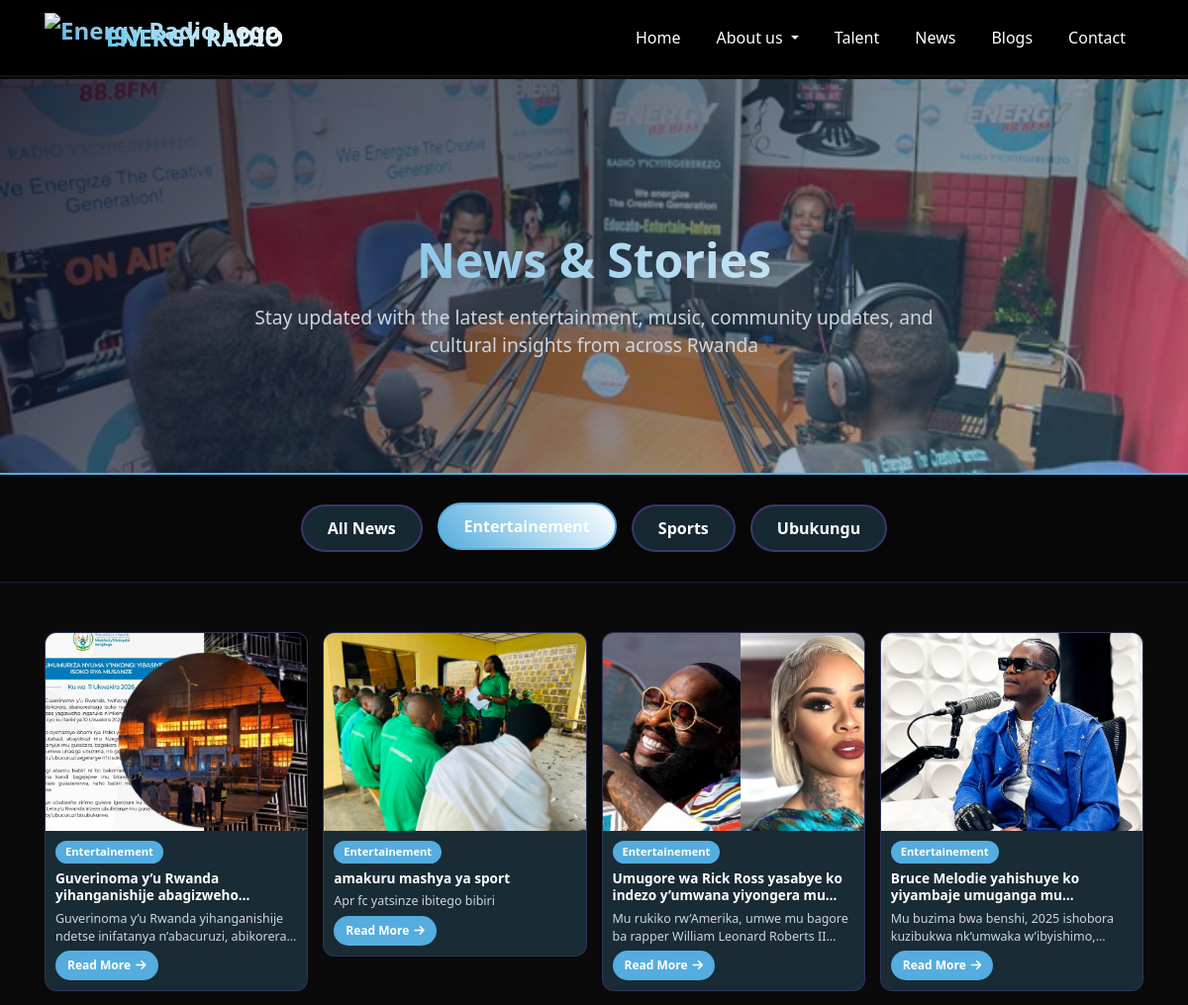
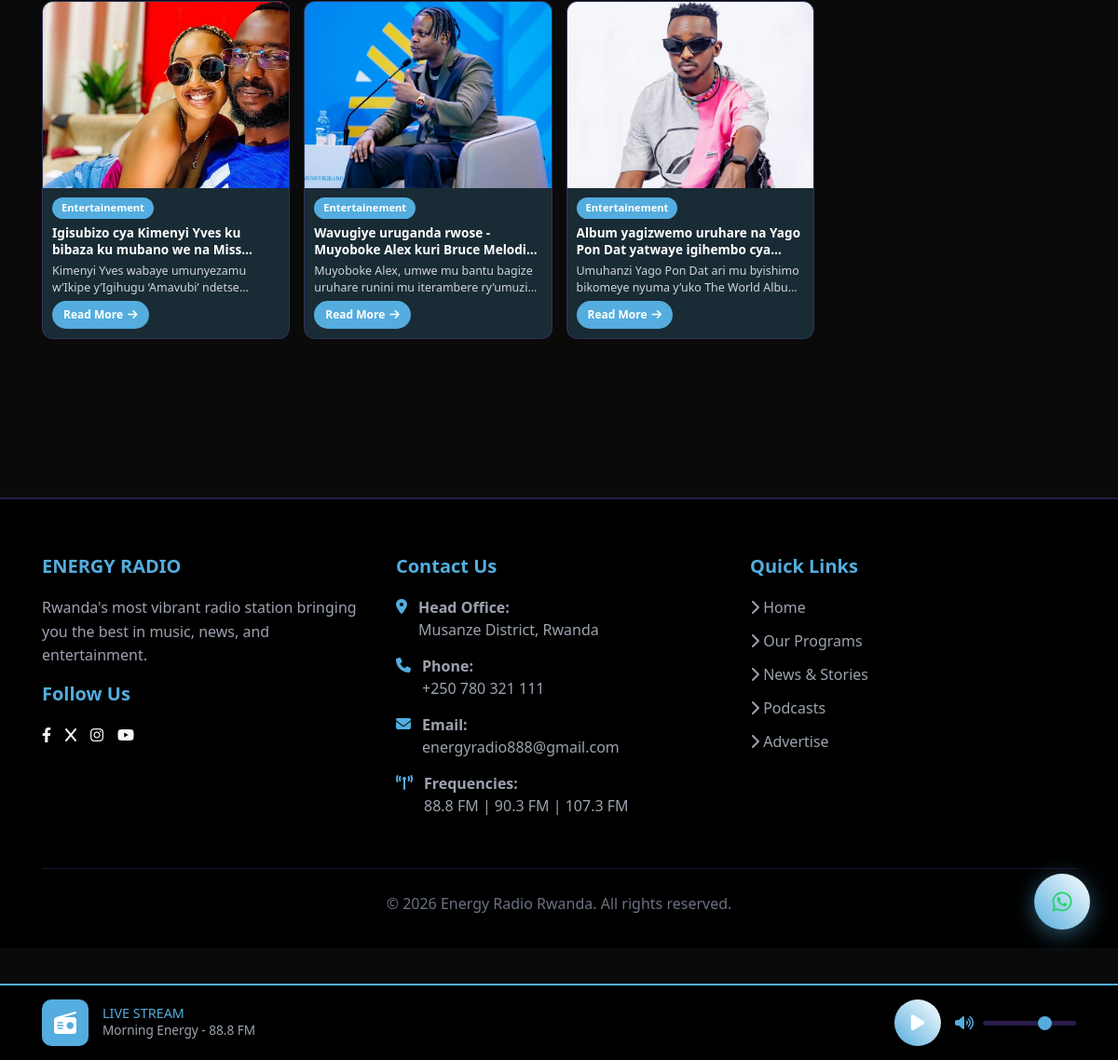
The app's page /news?category=Entertainement with its own data (2 pictures, top to bottom).
### main/models.py (models this page shows, shortened)
class Category(models.Model):
    name = models.CharField(max_length=100, verbose_name="name")
    slug = models.SlugField(max_length=100, unique=True, verbose_name="Slug")
    description = models.TextField(blank=True, null=True, verbose_name="Description")
    icon = models.CharField(max_length=50, blank=True, null=True, verbose_name="Icon")
    created_at = models.DateTimeField(auto_now_add=True)
    updated_at = models.DateTimeField(auto_now=True)
    class Meta:
        verbose_name = "Article Category"
        verbose_name_plural = "Article Categories"
        ordering = ['name']

class Article(models.Model):
    STATUS_CHOICES = [
        ('published', 'Published'),
        ('draft', 'Draft'),
        ('archived', 'Archived'),
    ]
    title = models.CharField(max_length=200, verbose_name="Title")
    category = models.ForeignKey(Category, on_delete=models.SET_NULL, null=True, related_name='articles', verbose_name="Category")
    excerpt = models.TextField(blank=False, null=False, verbose_name="Sub content")
    content = models.TextField(blank=False, null=False, verbose_name="Full Content")
    image = models.ImageField(upload_to='articles/', blank=False, null=False, verbose_name="Cover Image")
    status = models.CharField(max_length=20, choices=STATUS_CHOICES, default='draft', verbose_name="Status")
    author = models.ForeignKey(settings.AUTH_USER_MODEL, on_delete=models.SET_NULL, null=True, blank=False, related_name='articles', verbose_name="Author")
    created_at = models.DateTimeField(auto_now_add=True)
    updated_at = models.DateTimeField(auto_now=True)
    class Meta:
        verbose_name = "Article"
        verbose_name_plural = "Articles"
        ordering = ['-created_at']

### main/views.py (the view)
# urls.py: path('news', views.news, name="news"),
def news(request):
    template_name="news.html"
    categories = Category.objects.all()
    selected_category = request.GET.get('category', None)
    articles = Article.objects.filter(status='published').order_by('-created_at')
    if selected_category:
        articles = articles.filter(category__name__iexact=selected_category)
    context = {
        "categories": categories,
        "articles": articles,
        "selected_category": selected_category,
    }
    return render(request, template_name, context)

### templates/news.html (shortened to what this page needs)
{% extends "base.html" %}
{% load static %}
{% block extra_head %}
<link rel="stylesheet" href="{% static 'css/news.css' %}">
{% endblock extra_head %}
{% block content %}
    <div class="page-header">
        <div class="container">
            <h1>News & Stories</h1>
            <p>Stay updated with the latest entertainment, music, community updates, and cultural insights from across Rwanda</p>
        </div>
    </div>
    <div class="category-filter">
        <div class="container">
            <div class="filter-buttons">
                <a href="{% url 'news' %}" class="filter-btn {% if not selected_category %}active{% endif %}">All News</a>
                {% for category in categories %}
                <a href="{% url 'news' %}?category={{ category.name }}" class="filter-btn {% if selected_category|lower == category.name|lower %}active{% endif %}">{{ category.name }}</a>
                {% endfor %}
            </div>
        </div>
    </div>
    <section class="news-section">
        <div class="container">
            <div class="news-grid" id="newsGrid">
                {% if articles %}
                {% for article in articles %}
                <div class="news-card" data-category="{{ article.category.name|lower }}">
                    <img src="{{ article.image.url }}" alt="{{ article.title }}">
                    <div class="news-card-body">
                        <span class="news-badge {{ article.category.name|lower }}">{{ article.category.name }}</span>
                        <h5>{{ article.title }}</h5>
                        <p>{{ article.excerpt }}</p>
                        <a href="{% url 'article_detail' article.pk %}" class="btn-read-more">Read More <i class="fas fa-arrow-right"></i></a>
                    </div>
                </div>
                {% endfor %}
                {% else %}
                <div style="grid-column: 1/-1; text-align: center; padding: 50px;">
                    <p style="font-size: 1.2rem; color: #999;">No articles found in this category.</p>
                </div>
                {% endif %}
        </div>
    </section>
{% endblock content %}

### static/css/styles.css (style rules this page uses)
:root { --primary-color: #54adde; --secondary-color: white; --dark-bg: #1a0b2e; --card-bg: rgba(139, 92, 246, 0.1); }
body { font-family: 'Segoe UI', Tahoma, Geneva, Verdana, sans-serif; background: #0a0a0a; color: #ffffff; min-height: 100vh; padding-bottom: 120px; }
.news-grid { display: grid; grid-template-columns: repeat(auto-fill, minmax(220px, 1fr)); gap: 15px; margin-bottom: 40px; align-items: start; }
.news-card { background: rgba(84, 173, 222, 0.2); border: 1px solid rgba(139, 92, 246, 0.2); border-radius: 12px; overflow: hidden; transition: all 0.3s; display: flex; flex-direction: column; }
.news-card img { width: 100%; height: 200px; object-fit: cover; }
.news-card-body { padding: 10px; display: flex; flex-direction: column; gap: 6px; }
.news-badge { background: #54adde; color: white; padding: 3px 10px; border-radius: 20px; font-size: 0.7rem; font-weight: 600; display: inline-block; width: fit-content; }
.news-card h5 { font-weight: bold; font-size: 0.85rem; line-height: 1.3; margin: 0; display: -webkit-box; -webkit-line-clamp: 2; -webkit-box-orient: vertical; overflow: hidden; }
.news-card p { color: #d1d5db; font-size: 0.78rem; line-height: 1.4; margin: 0; display: -webkit-box; -webkit-line-clamp: 2; -webkit-box-orient: vertical; overflow: hidden; }
.btn-read-more { background: #54adde; border: none; color: white; padding: 6px 12px; border-radius: 20px; transition: all 0.3s; text-decoration: none; display: inline-flex; align-items: center; gap: 5px; font-weight: 600; font-size: 0.75rem; width: fit-content; }

### static/css/news.css (style rules this page uses)
.page-header { margin-top: 80px; padding: 90px 0 50px; min-height: 400px; display: flex; align-items: center; background: linear-gradient(135deg, rgba(10, 10, 30, 0.85), rgba(84, 173, 222, 0.3)), url('../images/journalist.jpg'); background-size: cover; background-position: center; text-align: center; border-bottom: 2px solid #54adde; }
.page-header h1 { font-size: 3rem; font-weight: bold; margin-bottom: 15px; background: linear-gradient(45deg, #54adde, white); -webkit-background-clip: text; -webkit-text-fill-color: transparent; background-clip: text; }
.page-header p { font-size: 1.2rem; color: #d1d5db; max-width: 700px; margin: 0 auto; }
.category-filter { padding: 30px 0; background: rgba(0, 0, 0, 0.3); position: sticky; top: 56px; z-index: 100; border-bottom: 1px solid rgba(139, 92, 246, 0.2); }
.filter-buttons { display: flex; gap: 15px; justify-content: center; flex-wrap: wrap; }
.filter-btn { padding: 10px 25px; background: rgba(84, 173, 222, 0.2); border: 2px solid rgba(139, 92, 246, 0.3); border-radius: 25px; color: #ffffff; cursor: pointer; transition: all 0.3s; font-weight: 600; }
.filter-btn:hover, .filter-btn.active { background: linear-gradient(45deg, #54adde, white); border-color: #54adde; transform: translateY(-2px); }
.news-section { padding: 50px 0; }
.news-grid { display: grid; grid-template-columns: repeat(auto-fill, minmax(220px, 1fr)); gap: 15px; margin-bottom: 40px; align-items: start; }
.news-card { background: rgba(84, 173, 222, 0.2); border: 1px solid rgba(139, 92, 246, 0.2); border-radius: 12px; overflow: hidden; transition: all 0.3s; display: flex; flex-direction: column; }
.news-card img { width: 100%; height: 200px; object-fit: cover; }
.news-card-body { padding: 10px; display: flex; flex-direction: column; gap: 6px; }
.news-badge { background: #54adde; color: white; padding: 3px 10px; border-radius: 20px; font-size: 0.7rem; font-weight: 600; display: inline-block; width: fit-content; }
.news-card h5 { font-weight: bold; font-size: 0.85rem; line-height: 1.3; margin: 0; display: -webkit-box; -webkit-line-clamp: 2; -webkit-box-orient: vertical; overflow: hidden; }
.news-card p { color: #d1d5db; font-size: 0.78rem; line-height: 1.4; margin: 0; display: -webkit-box; -webkit-line-clamp: 2; -webkit-box-orient: vertical; overflow: hidden; }
.btn-read-more { background: #54adde; border: none; color: white; padding: 6px 12px; border-radius: 20px; transition: all 0.3s; text-decoration: none; display: inline-flex; align-items: center; gap: 5px; font-weight: 600; font-size: 0.75rem; width: fit-content; }

### records on screen
Category: name "Entertainement"
Category: name "Sports"
Category: name "Ubukungu"
Article: image (picture), category.name "Entertainement", title "Guverinoma y’u Rwanda yihanganishije…", excerpt "Guverinoma y’u Rwanda yihanganishije ndetse inifatanya n’abacuruzi,…"
Article: image (picture), category.name "Entertainement", title "amakuru mashya ya sport", excerpt "Apr fc yatsinze ibitego bibiri"
Article: image (picture), category.name "Entertainement", title "Umugore wa Rick Ross yasabye ko indezo y’umwana yiyongera…", excerpt "Mu rukiko rw’Amerika, umwe mu bagore ba rapper William Leonard Roberts…"
Article: image (picture), category.name "Entertainement", title "Bruce Melodie yahishuye ko yiyambaje umuganga…", excerpt "Mu buzima bwa benshi, 2025 ishobora kuzibukwa nk’umwaka…"
Article: image (picture), category.name "Entertainement", title "Igisubizo cya Kimenyi Yves ku bibaza ku mubano we na…", excerpt "Kimenyi Yves wabaye umunyezamu w’Ikipe y’Igihugu ‘Amavubi’…"
Article: image (picture), category.name "Entertainement", title "Wavugiye uruganda rwose - Muyoboke Alex kuri Bruce…", excerpt "Muyoboke Alex, umwe mu bantu bagize uruhare runini mu iterambere…"
Article: image (picture), category.name "Entertainement", title "Album yagizwemo uruhare na Yago Pon Dat yatwaye igihembo…", excerpt "Umuhanzi Yago Pon Dat ari mu byishimo bikomeye nyuma y’uko The World…"
